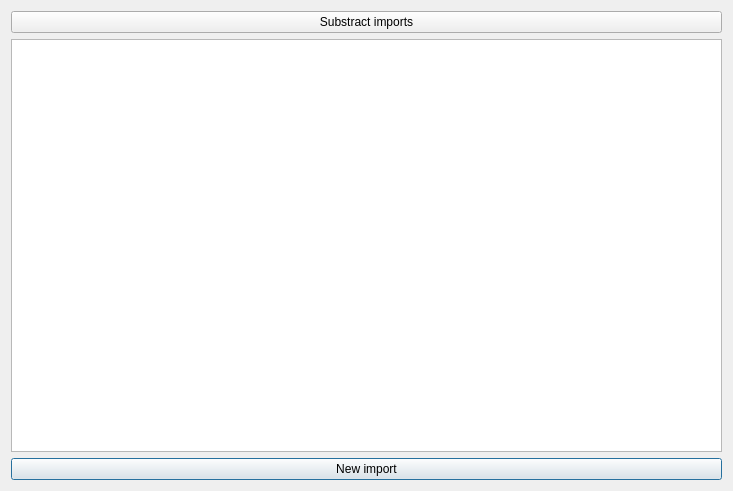
<?xml version="1.0" encoding="UTF-8"?>
<ui version="4.0">
 <class>DialogImports</class>
 <widget class="QDialog" name="DialogImports">
  <property name="geometry">
   <rect>
    <x>0</x>
    <y>0</y>
    <width>733</width>
    <height>491</height>
   </rect>
  </property>
  <property name="windowTitle">
   <string>Imports</string>
  </property>
  <layout class="QGridLayout" name="gridLayout">
   <item row="2" column="0">
    <widget class="QPushButton" name="pushButtonImport">
     <property name="text">
      <string>New import</string>
     </property>
     <property name="icon">
      <iconset resource="icons/icons.qrc">
       <normaloff>:/images/format-indent-more.svg</normaloff>:/images/format-indent-more.svg</iconset>
     </property>
    </widget>
   </item>
   <item row="1" column="0">
    <widget class="QTableView" name="tableViewImports"/>
   </item>
   <item row="0" column="0">
    <widget class="QPushButton" name="pushButtonSubstracImports">
     <property name="text">
      <string>Substract imports</string>
     </property>
    </widget>
   </item>
  </layout>
 </widget>
 <resources>
  <include location="icons/icons.qrc"/>
 </resources>
 <connections/>
</ui>
